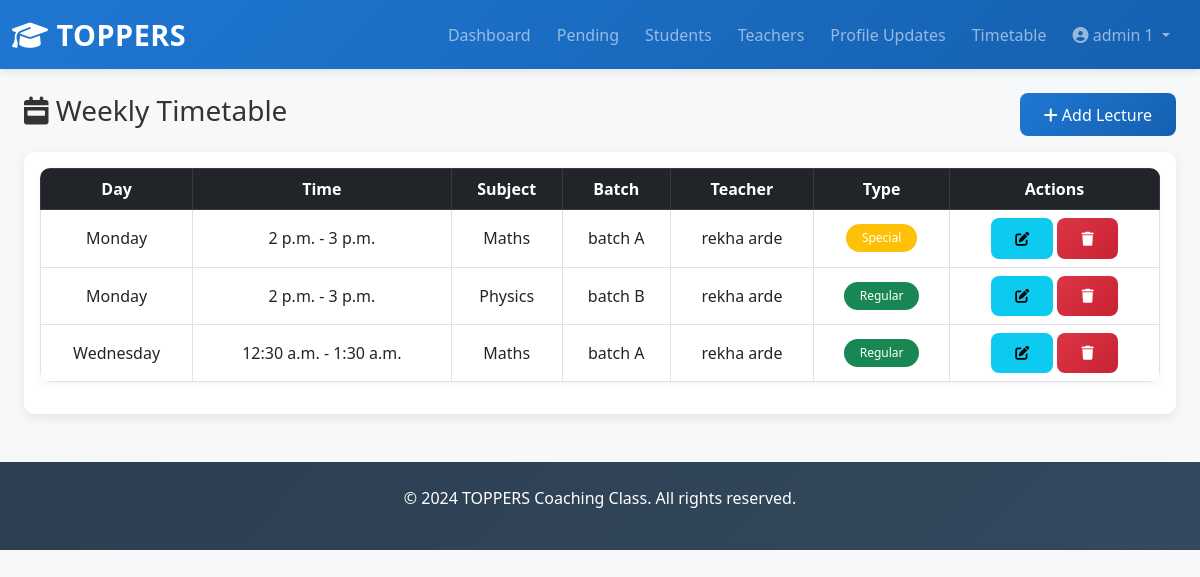
The app's page /admin-panel/timetable/ (signed in) with its own data.
### toppers_project/core/models.py (models this page shows, shortened)
class CustomUser(AbstractUser):
    role = models.CharField(max_length=20, choices=ROLE_CHOICES)
    phone = models.CharField(max_length=20, blank=True)
    date_of_birth = models.DateField(null=True, blank=True)
    profile_image = models.ImageField(upload_to='profile_images/', null=True, blank=True)
    address = models.TextField(blank=True)
    status = models.CharField(max_length=20, choices=STATUS_CHOICES, default='pending')
    created_at = models.DateTimeField(auto_now_add=True)
    updated_at = models.DateTimeField(auto_now=True)
    class Meta:
        ordering = ['-created_at']

class Lecture(models.Model):
    DAYS = [
        ('Monday', 'Monday'),
        ('Tuesday', 'Tuesday'),
        ('Wednesday', 'Wednesday'),
        ('Thursday', 'Thursday'),
        ('Friday', 'Friday'),
        ('Saturday', 'Saturday'),
    ]
    """lecture/class schedule"""
    teacher = models.ForeignKey(CustomUser, on_delete=models.CASCADE, related_name='lectures', limit_choices_to={'role': 'teacher'})
    subject = models.ForeignKey(Subject, on_delete=models.CASCADE)
    batch = models.ForeignKey(Batch, on_delete=models.CASCADE)
    day = models.CharField(max_length=10, null=True, blank=True, default='Monday', choices=DAYS)
    start_time = models.TimeField()
    end_time = models.TimeField()
    class_date = models.DateField(null=True, blank=True)
    topic = models.CharField(max_length=200)
    created_at = models.DateTimeField(auto_now_add=True)
    class Meta:
        ordering = ['-day', 'start_time']

class Subject(models.Model):
    name = models.CharField(max_length=100, unique=True)

class Batch(models.Model):
    name = models.CharField(max_length=100, unique=True)

### toppers_project/admin_dashboard/views.py (the view)
    def wrapper(request, *args, **kwargs):
        if not request.user.is_authenticated or request.user.role != 'admin':
            return redirect('login')
        return view_func(request, *args, **kwargs)

### toppers_project/admin_dashboard/views.py (called while the page is built)
def admin_required(view_func):
    def wrapper(request, *args, **kwargs):
        if not request.user.is_authenticated or request.user.role != 'admin':
            return redirect('login')
        return view_func(request, *args, **kwargs)
    return wrapper

@login_required
@admin_required
def manage_timetable(request):
    lectures = Lecture.objects.all().order_by('day', 'start_time')
    context = {
        'lectures': lectures,
    }
    return render(request, 'admin_dashboard/manage_timetable.html', context)

### templates/admin_dashboard/manage_timetable.html
{% extends 'base.html' %}
{% block content %}
<div class="container-fluid mt-4">
    <div class="d-flex justify-content-between align-items-center mb-3">
        <h3><i class="fas fa-calendar-week"></i> Weekly Timetable</h3>
        <a href="{% url 'add_lecture' %}" class="btn btn-primary">
            <i class="fas fa-plus"></i> Add Lecture
        </a>
    </div>
    <div class="card">
        <div class="card-body table-responsive">
            <table class="table table-bordered table-hover text-center align-middle">
                <thead class="table-dark">
                    <tr>
                        <th>Day</th>
                        <th>Time</th>
                        <th>Subject</th>
                        <th>Batch</th>
                        <th>Teacher</th>
                        <th>Type</th>
                        <th>Actions</th>
                    </tr>
                </thead>
                <tbody>
                {% for lecture in lectures %}
                    <tr>
                        <td>{{ lecture.day }}</td>
                        <td>
                            {{ lecture.start_time }} - {{ lecture.end_time }}
                        </td>
                        <td>{{ lecture.subject.name }}</td>
                        <td>{{ lecture.batch.name }}</td>
                        <td>{{ lecture.teacher.get_full_name }}</td>
                        <td>
                            {% if lecture.class_date %}
                                <span class="badge bg-warning">Special</span>
                            {% else %}
                                <span class="badge bg-success">Regular</span>
                            {% endif %}
                        </td>
                        <td>
                            <a href="{% url 'edit_lecture' lecture.id %}" class="btn btn-sm btn-info">
                                <i class="fas fa-edit"></i>
                            </a>
                            <a href="{% url 'delete_lecture' lecture.id %}"
                               class="btn btn-sm btn-danger"
                               onclick="return confirm('Delete this lecture?')">
                                <i class="fas fa-trash"></i>
                            </a>
                        </td>
                    </tr>
                {% empty %}
                    <tr>
                        <td colspan="7" class="text-muted">No lectures added yet.</td>
                    </tr>
                {% endfor %}
                </tbody>
            </table>
        </div>
    </div>
</div>
{% endblock %}

### templates/base.html (shortened to what this page needs)
{% load static %}
<!DOCTYPE html>
<html lang="en">
<head>
    <link href="https://cdn.jsdelivr.net/npm/bootstrap@5.3.0/dist/css/bootstrap.min.css" rel="stylesheet">
    <link rel="stylesheet" href="https://cdnjs.cloudflare.com/ajax/libs/font-awesome/6.4.0/css/all.min.css">
    <link rel="stylesheet" href="{% static 'css/style.css' %}">
</head>
<body>
    {% if user.is_authenticated %}
    <nav class="navbar navbar-expand-lg navbar-dark bg-primary sticky-top">
        <div class="container-fluid">
            <a class="navbar-brand fw-bold" href="{% url 'home' %}">
                <i class="fas fa-graduation-cap"></i> TOPPERS
            </a>
            <div class="collapse navbar-collapse" id="navbarNav">
                <ul class="navbar-nav ms-auto">
                    {% if user.role == 'admin' %}
                        <li class="nav-item"><a class="nav-link" href="{% url 'admin_dashboard' %}">Dashboard</a></li>
                        <li class="nav-item"><a class="nav-link" href="{% url 'pending_registrations' %}">Pending</a></li>
                        <li class="nav-item"><a class="nav-link" href="{% url 'all_students' %}">Students</a></li>
                        <li class="nav-item"><a class="nav-link" href="{% url 'all_teachers' %}">Teachers</a></li>
                        <li class="nav-item"><a class="nav-link" href="{% url 'approve_profile_updates' %}">Profile Updates</a></li>
                        <li class="nav-item"><a class="nav-link" href="{% url 'manage_timetable' %}">Timetable</a></li>
                    {% elif user.role == 'teacher' %}
                        <li class="nav-item"><a class="nav-link" href="{% url 'teacher_dashboard' %}">Dashboard</a></li>
                        <li class="nav-item"><a class="nav-link" href="{% url 'teacher_lectures' %}">Lectures</a></li>
                        <li class="nav-item"><a class="nav-link" href="{% url 'teacher_salary' %}">Salary</a></li>
                    {% endif %}
                    <li class="nav-item dropdown">
                        <a class="nav-link dropdown-toggle" href="#" id="userDropdown" role="button" data-bs-toggle="dropdown">
                            <i class="fas fa-user-circle"></i> {{ user.get_full_name }}
                        </a>
                    </li>
                </ul>
            </div>
        </div>
    </nav>
    {% endif %}
    <div class="container-fluid">
        {% block content %}{% endblock %}
    </div>
    <footer class="bg-dark text-white text-center py-4 mt-5">
        <p>&copy; 2024 TOPPERS Coaching Class. All rights reserved.</p>
    </footer>
</body>
</html>

### toppers_project/static/css/style.css (style rules this page uses)
:root { --primary-color: #1f77d2; --secondary-color: #28a745; --danger-color: #dc3545; --warning-color: #ffc107; --light-bg: #f7f8fa; --border-color: #dee2e6; }
* { margin: 0; padding: 0; box-sizing: border-box; }
body { background-color: var(--light-bg); font-family: 'Segoe UI', Tahoma, Geneva, Verdana, sans-serif; color: #333; }
.navbar { background: linear-gradient(135deg, var(--primary-color) 0%, #1560b0 100%) !important; box-shadow: 0 2px 8px rgba(0, 0, 0, 0.1); }
.navbar-brand { font-size: 1.8rem; letter-spacing: 0.5px; }
.nav-link { transition: all 0.3s ease; margin-right: 10px; }
.card { border: none; border-radius: 10px; box-shadow: 0 4px 12px rgba(0, 0, 0, 0.08); transition: all 0.3s ease; margin-bottom: 20px; cursor: pointer; }
.btn { border-radius: 8px; padding: 0.6rem 1.5rem; font-weight: 500; transition: all 0.3s ease; border: none; }
.btn-primary { background: linear-gradient(135deg, var(--primary-color) 0%, #1560b0 100%); color: white; }
.btn-danger { background: linear-gradient(135deg, var(--danger-color) 0%, #c82333 100%); color: white; }
.table { background: white; border-radius: 10px; overflow: hidden; box-shadow: 0 2px 8px rgba(0, 0, 0, 0.05); }
.table thead { background: var(--light-bg); font-weight: 600; color: #333; }
.badge { padding: 0.5rem 1rem; border-radius: 20px; font-weight: 500; }
footer { background: linear-gradient(135deg, #2c3e50 0%, #34495e 100%); margin-top: 3rem; }

### records on screen
CustomUser: get_full_name "admin 1"
Lecture: day "Monday", start_time "2 p.m.", end_time "3 p.m.", subject.name "Maths", batch.name "batch A", teacher.get_full_name "rekha arde", class_date "Special"
Lecture: day "Monday", start_time "2 p.m.", end_time "3 p.m.", subject.name "Physics", batch.name "batch B", teacher.get_full_name "rekha arde", shows "Regular"
Lecture: day "Wednesday", start_time "12:30 a.m.", end_time "1:30 a.m.", subject.name "Maths", batch.name "batch A", teacher.get_full_name "rekha arde", shows "Regular"
